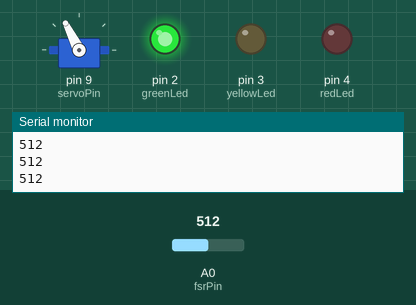
The sketch below on a simulated Arduino Uno, built with avr-gcc and run on an emulated ATmega328P. Parts: servo, output pins drawn as LEDs (lit = HIGH), the last lines printed to the serial monitor. The inputs (shaded band) are chosen by the test bench; at power-on: A0 (fsrPin) = 512.

Above: at 1.2 s.
1.3 s: A0 (fsrPin) set to 50
At 2.5 s:
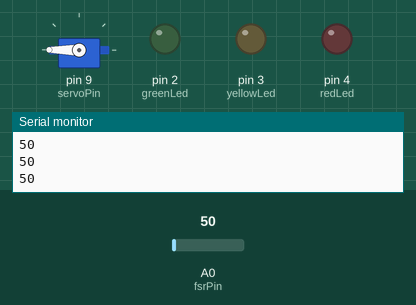
2.8 s: A0 (fsrPin) set to 67
At 5.6 s:
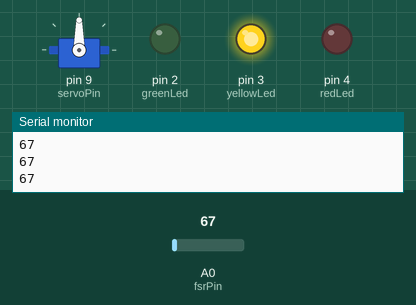
5.8 s: A0 (fsrPin) set to 0
At 6.4 s:
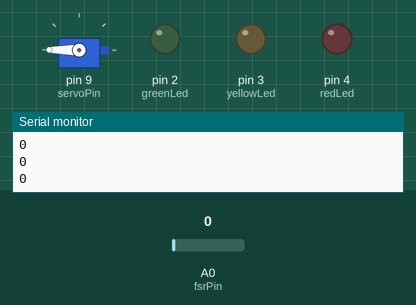
7.3 s: A0 (fsrPin) set to 70
At 12.8 s:
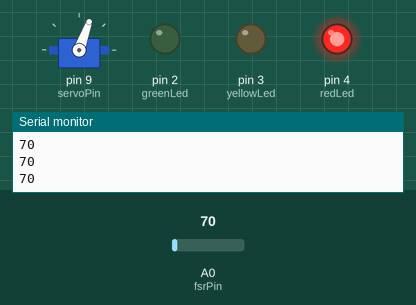
Timing chart, 0 to 14.3 s (numbered marks = the images above; inputs shaded):
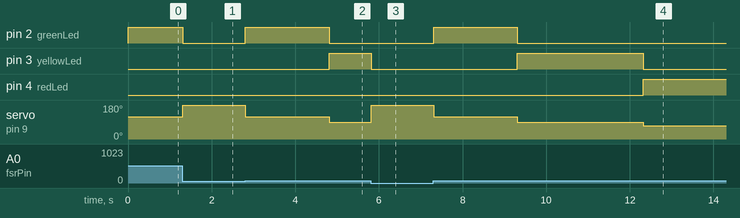

Measured:
- the behaviour switches between 60 and 61 on A0 (fsrPin) (found by bisection; images 1 and 2)
- after the input at 1.3 s, pin 2 (greenLed): HIGH → LOW after 0.01 s instead of 0.71 s; pin 3 (yellowLed): stays LOW (without the input it goes to HIGH after 0.71 s); servo on pin 9 (servoPin): 117° → 180° at once
- after the input at 2.8 s, pin 2 (greenLed): LOW → HIGH at once, → LOW 2.0 s later; pin 3 (yellowLed): LOW → HIGH after 2.0 s; servo on pin 9 (servoPin): 180° → 117° at once, → 90° 2.0 s later
- after the input at 5.8 s, pin 3 (yellowLed): HIGH → LOW at once; servo on pin 9 (servoPin): 90° → 180° at once
- after the input at 7.3 s, pin 2 (greenLed): LOW → HIGH at once, → LOW 2.0 s later; pin 3 (yellowLed): LOW → HIGH after 2.0 s, → LOW 3.0 s later; pin 4 (redLed): LOW → HIGH after 5.0 s; servo on pin 9 (servoPin): 180° → 117° at once, → 90° 2.0 s later, → 70° 3.0 s later

The sketch:

stupidpettrickfinal.ino
```cpp
#include <Servo.h>
Servo servoMotor;

int fsrPin = 0;    // Analog input pin that the potentiometer is attached to
int fsrValue = 0;   // value read from the pot
int fsrRef = 10;   // value read from the pot
int redLed = 4;
int yellowLed = 3;
int greenLed = 2;
int servoPin = 9;

int freq = 440;
long time = 0;

long lastTime = 0;

boolean setTime=true;


void setup() {
  // initialize serial communications at 9600 bps:
  Serial.begin(9600);
  // declare the led pin as an output:
  pinMode(redLed, OUTPUT);
  pinMode(greenLed, OUTPUT);
  pinMode(yellowLed, OUTPUT);
   //pinMode(speakerPin, OUTPUT);
    pinMode(servoPin, OUTPUT);  // Set servo pin as an output pin
 // pulse = minPulse;
  servoMotor.attach(servoPin);
  //noiseMaker.begin(9);

}

void loop() {

  fsrValue = analogRead(fsrPin); // read the pot value
     Serial.println(fsrValue);
  if(fsrValue < 60){
    digitalWrite(redLed, LOW);
    digitalWrite(yellowLed, LOW);
    digitalWrite(greenLed, LOW);
    // Serial.println("this is when the fsr is not pressed");
    //Serial.println(time);
   servoMotor.write(180);
    setTime=true;
   // Serial.println(lastTime);


  }

  if(fsrValue > 60 && setTime == true){
      lastTime= millis();
      //Serial.println("START TIMER");
      setTime=false;
      //Serial.println(lastTime);
  }

  if(fsrValue > 60) {
if(millis() - lastTime < 2000){
    digitalWrite(greenLed, HIGH);
      digitalWrite(redLed, LOW);
      digitalWrite(yellowLed, LOW);
     servoMotor.write(117);
    //   tone = 1136;
      // playTone(tone, 100);


}
  if((millis() - lastTime >= 2000) && (millis() - lastTime <5000)){

       //tone = 1136;
       //playTone(tone, 100);
        digitalWrite(greenLed, LOW);
        digitalWrite(redLed, LOW);
        digitalWrite(yellowLed, HIGH);
       servoMotor.write(90);
        // Serial.println("TEN SECOND LOOP");
         //Serial.println(lastTime);
    }


    if (millis() - lastTime >= 5000 ){
      //Serial.println("20 SECOND LOOP");

      //tone = 1014;
      // playTone(tone, 100);
      digitalWrite(yellowLed, LOW);
      digitalWrite(redLed, HIGH);
      digitalWrite(greenLed, LOW);
      servoMotor.write(70);
      //Serial.println(lastTime);
     }
     delay(100);
  }

  //Serial.println(lastTime);
  }
 /*
  int lastToneTime = 0;

  void playTone(int tone, int duration) {
    for (long i = 0; i < duration * 1000L; i += tone * 2) {

        digitalWrite(speakerPin, HIGH);
      // delayMicroseconds(tone);
      digitalWrite(speakerPin, LOW);
     // delayMicroseconds(tone);
    }
  }
  */
```
